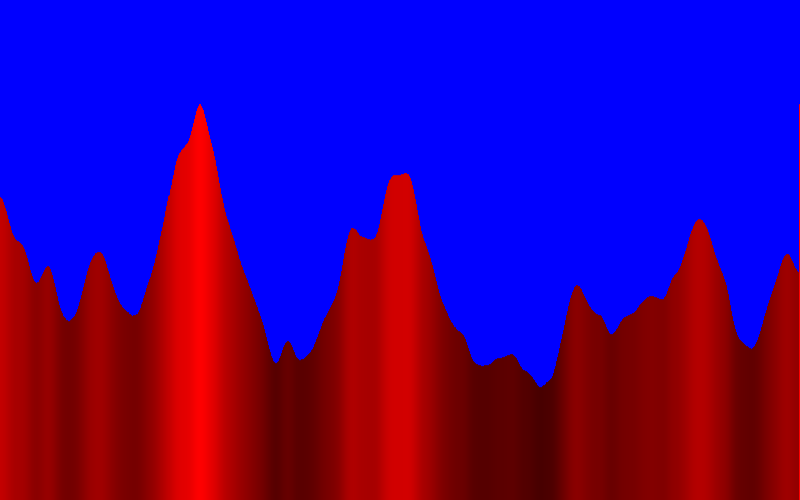
Frame 1 (no input)
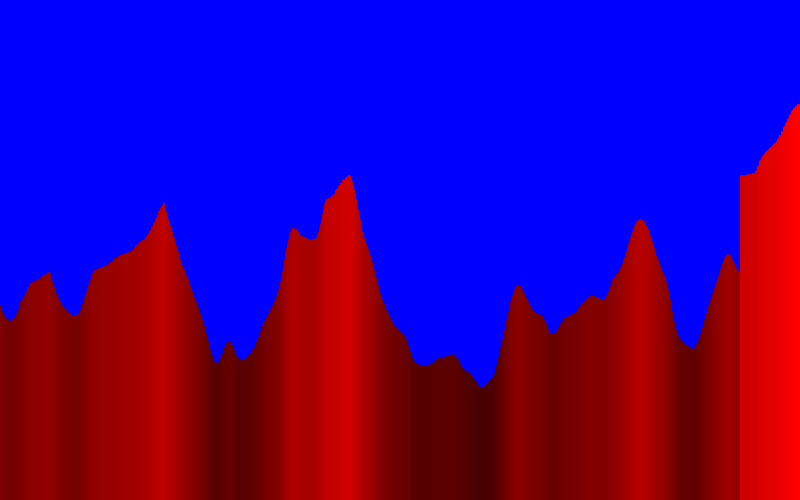
Frame 60 (the mouse pressed at the canvas centre just before this capture)
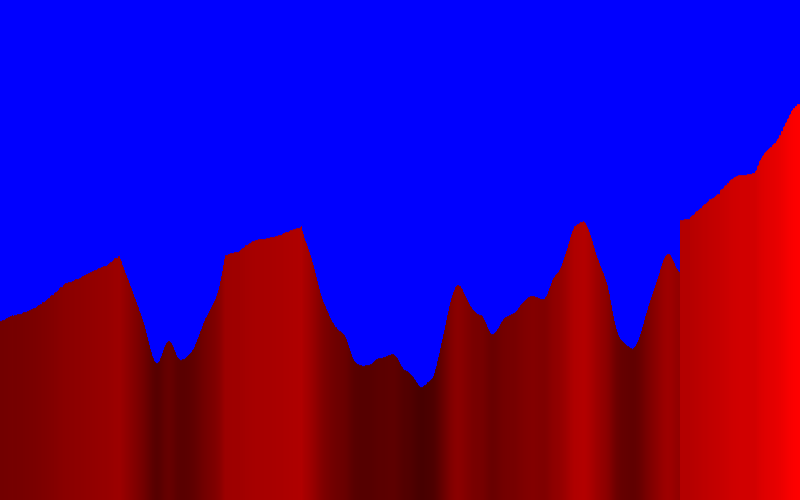
Frame 120 (the mouse held since frame 60 and released just before this capture)

The Processing sketch that drew these frames (run headless with seeded random() and noise(); from frame 60 on, the mouse is pressed at the canvas centre):

// Processing sketch: bubble_sort_viz
// ── bubble_sort_viz.pde
float[] values;
int i, j = 0;

void setup() {
  size(800, 500);
  //fullScreen();
  values = new float[width];
  for(int i = 0; i < values.length; i++) {
    values[i] = noise(i/100.0)*height;
  }  
}

void draw() {
  background(0, 0, 255);  
    
  if(i < values.length) {
    for(j = 0; j < values.length - i - 1; j++) {
      if(values[j] > values[j+1]) {
        float temp = values[j];
        values[j] = values[j+1];
        values[j+1] = temp;
      }    
    }
    i++;
  } else {
    noLoop();
  }
  
  for(int i = 0; i < values.length; i++) {
    float c = map(values[i], 0, max(values), 0, 255);
    stroke(c, 0 , 0);
    line(i, height, i, height - values[i]);
  }  
}
